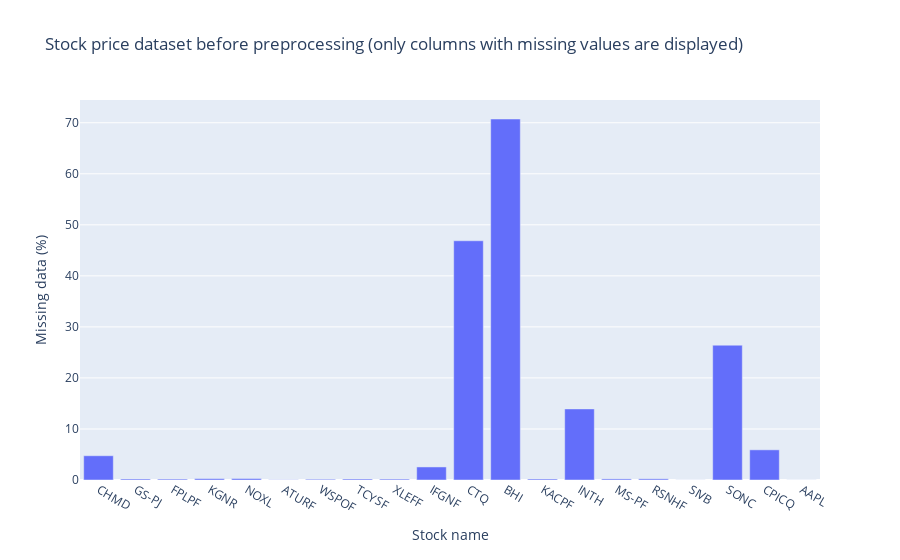

Source (notebook cell):
### Code cell
summary = prices_df_nan_summary(prices_dfs, dfs_names)
px.bar(summary, x='Stock name', y='Missing data (%)', hover_data=['Count'], title="Stock price dataset before preprocessing (only columns with missing values are displayed)")

### Figure 1 — Plotly figure (JSON) as saved in the notebook; plotly's stock layout.template omitted (floating-point values rounded to 4 significant figures)
{"data": [{"alignmentgroup": "True", "customdata": [[57], [4], [4], [4], [18], [1], [3], [4], [4], [68], [1163], [469], [4], [836], [4], [4], [1], [587], [577], [1]], "hovertemplate": "Stock name=%{x}<br>Missing data (%)=%{y}<br>Count=%{customdata[0]}<extra></extra>", "legendgroup": "", "marker": {"color": "#636efa"}, "name": "", "offsetgroup": "", "orientation": "v", "showlegend": false, "textposition": "auto", "type": "bar", "x": ["CHMD", "GS-PJ", "FPLPF", "KGNR", "NOXL", "ATURF", "WSPOF", "TCYSF", "XLEFF", "IFGNF", "CTQ", "BHI", "KACPF", "INTH", "MS-PF", "RSNHF", "SIVB", "SONC", "CPICQ", "AAPL"], "xaxis": "x", "y": [4.754, 0.199, 0.18, 0.271, 0.29, 0.039, 0.146, 0.195, 0.18, 2.557, 46.88, 70.74, 0.198, 13.93, 0.216, 0.231, 0.012, 26.42, 5.911, 0.01], "yaxis": "y"}], "layout": {"barmode": "relative", "legend": {"tracegroupgap": 0}, "title": {"text": "Stock price dataset before preprocessing (only columns with missing values are displayed)"}, "xaxis": {"anchor": "y", "domain": [0, 1], "title": {"text": "Stock name"}}, "yaxis": {"anchor": "x", "domain": [0, 1], "title": {"text": "Missing data (%)"}}}}
